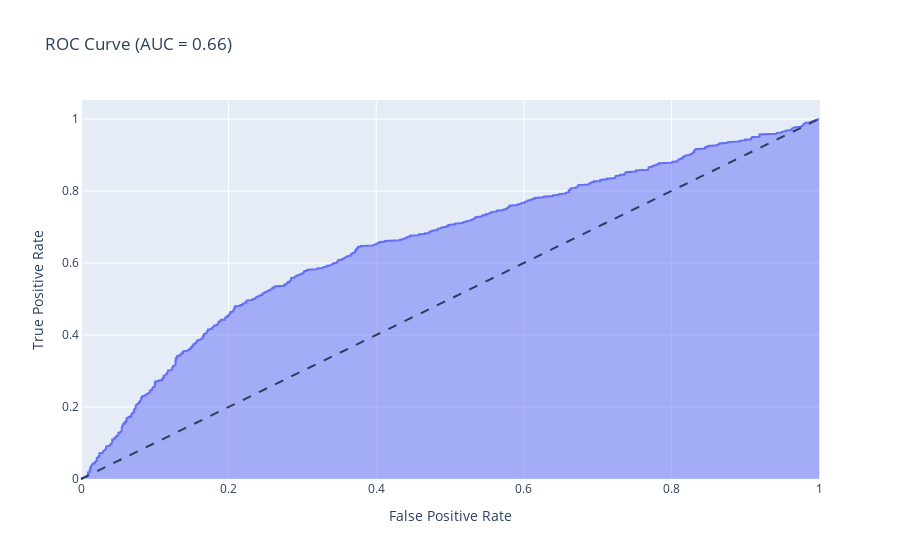

Notebook source saved alongside this figure:
### Code cell
# roc curve
y_prob = xt.predict_proba(X_test)[:, 1]
fpr, tpr, _ = roc_curve(y_test, y_prob)
roc_auc = auc(fpr, tpr)

fig = px.area(
    x=fpr, y=tpr,
    title=f'ROC Curve (AUC = {roc_auc:.2f})',
    labels=dict(x='False Positive Rate', y='True Positive Rate'),
)
fig.add_shape(
    type='line', line=dict(dash='dash'),
    x0=0, x1=1, y0=0, y1=1
)

fig.show()

### Figure 1 — Plotly figure (JSON) as saved in the notebook; plotly's stock layout.template omitted (floating-point values rounded to 4 significant figures; data arrays with more than 128 entries replaced by an {"elided": "..."} marker saying what was removed)
{"data": [{"fillpattern": {"shape": ""}, "hovertemplate": "False Positive Rate=%{x}<br>True Positive Rate=%{y}<extra></extra>", "legendgroup": "", "line": {"color": "#636efa"}, "marker": {"symbol": "circle"}, "mode": "lines", "name": "", "orientation": "v", "showlegend": false, "stackgroup": "1", "type": "scatter", "x": {"elided": "1175 float values"}, "xaxis": "x", "y": {"elided": "1175 float values"}, "yaxis": "y"}], "layout": {"legend": {"tracegroupgap": 0}, "shapes": [{"line": {"dash": "dash"}, "type": "line", "x0": 0, "x1": 1, "y0": 0, "y1": 1}], "title": {"text": "ROC Curve (AUC = 0.66)"}, "xaxis": {"anchor": "y", "domain": [0, 1], "title": {"text": "False Positive Rate"}}, "yaxis": {"anchor": "x", "domain": [0, 1], "title": {"text": "True Positive Rate"}}}}
